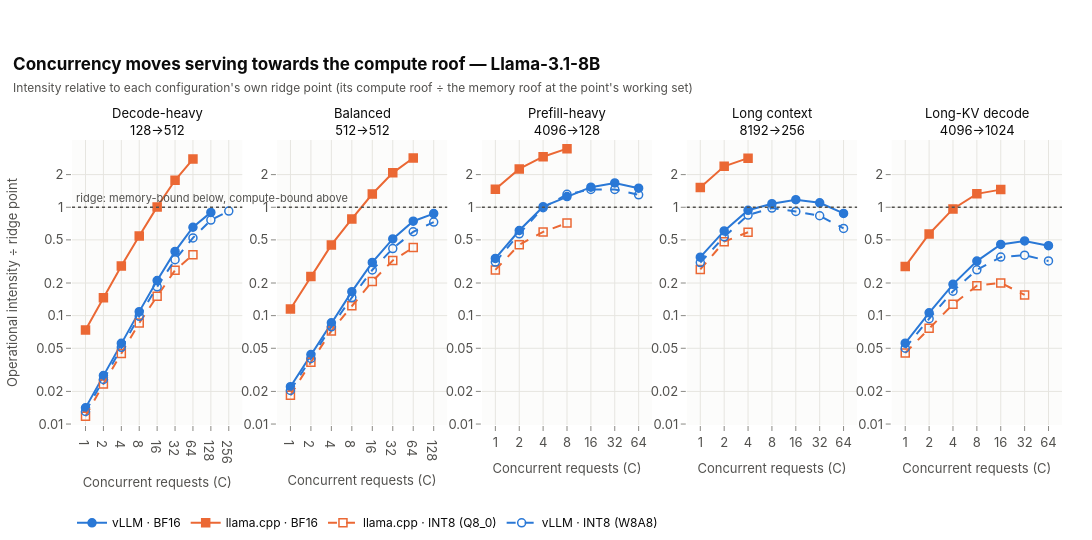

This figure's notebook cell:
### Markdown cell above
**Interpretation.** At fixed concurrency, *where the context comes from* decides the placement. A long prompt is
processed as one prefill — a large GEMM over thousands of tokens — so prefill-heavy and long-context shapes start far
to the right (tens of operations per byte at C = 1) and vLLM reaches the ridge with a handful of requests. A
long context that is *decoded over* (4096→1024) is the opposite case: each output token re-reads its whole KV cache,
the intensity grows more slowly with C than in the short-context shapes, and vLLM BF16 never crosses the ridge in
this shape. Between the backends the vertical gap is the story: it is small for single-request decode, already
large for single long prompts, and it opens with concurrency, because llama.cpp's paths flatten while vLLM's keep rising
towards a higher roof (AMX).

## 5. How concurrency moves the points across the ridge

### Code cell
fig = plots.concurrency_lines(pts, plots.Panel("ridge_ratio", "Operational intensity ÷ ridge point", "×", log_y=True,
                                               error=None, share_y=True, fmt=".2f",
                                               reference=(1, "ridge: memory-bound below, compute-bound above")),
                              title=f"Concurrency moves serving towards the compute roof — {registry.model_label(MODEL)}",
                              subtitle="Intensity relative to each configuration's own ridge point (its compute roof ÷ the "
                                       "memory roof at the point's working set)")
fig.show()
export_figure(fig, "ridge_ratio_vs_concurrency", source=NOTEBOOK,
              caption="Operational intensity divided by each configuration's ridge point vs concurrency (8B); above 1 = compute-bound side.")
kv = pts[(pts["workload"] == "kvdecode") & (pts["backend"] == "vllm")]
kvlast = kv.loc[kv.groupby("configuration_id")["concurrency"].idxmax()].set_index("configuration_id")
late = pts[(pts["backend"] == "vllm") & pts["workload"].isin(["longctx", "kvdecode"]) & (pts["concurrency"] >= 16)]
share = late.pivot_table(index=["configuration_id", "workload"], columns="concurrency", values="bw_utilization")
show("vLLM share of the memory roof from C = 16 to the highest C, long-context shapes: " + "; ".join(
    f"{registry.configuration_label(c)} {registry.workload_label(w, short=True)} "
    f"{pct(r.dropna().iloc[0], signed=False)} → {pct(r.dropna().iloc[-1], signed=False)}" for (c, w), r in share.iterrows()) + ".")
show("Long-KV decode at the highest C: " + "; ".join(
    f"{registry.configuration_label(c)} C = {kvlast.loc[c, 'concurrency']}: working set "
    f"{num(kvlast.loc[c, 'working_set_gib_model'])} GiB, memory roof {num(kvlast.loc[c, 'memory_roof_gbs'])} GB/s, "
    f"intensity ÷ ridge {kvlast.loc[c, 'ridge_ratio']:.2f}, share of memory roof "
    f"{pct(kvlast.loc[c, 'bw_utilization'], signed=False)}" for c in kvlast.index) + ".")

### Figure 1 — Plotly figure (JSON) as saved in the notebook; plotly's stock layout.template omitted (floating-point values rounded to 4 significant figures)
{"data": [{"customdata": [[null, 3.0], [null, 3.0], [null, 3.0], [null, 3.0], [null, 3.0], [null, 3.0], [null, 3.0], [null, 3.0]], "hovertemplate": "<b>vLLM · BF16</b><br>C = %{x}<br>Operational intensity ÷ ridge point: %{y:.2f} ×<br>repetitions: %{customdata[1]}<extra></extra>", "legendgroup": "vllm_bf16", "line": {"color": "#2a78d6", "dash": "solid", "width": 2.0}, "marker": {"color": "#2a78d6", "line": {"color": "#2a78d6", "width": 1.5}, "size": 8, "symbol": "circle"}, "mode": "lines+markers", "name": "vLLM · BF16", "showlegend": true, "type": "scatter", "x": [1, 2, 4, 8, 16, 32, 64, 128], "xaxis": "x", "y": [0.0141, 0.02799, 0.05549, 0.1089, 0.2107, 0.3912, 0.6538, 0.8965], "yaxis": "y"}, {"customdata": [[null, 3.0], [null, 3.0], [null, 3.0], [null, 3.0], [null, 3.0], [null, 3.0], [null, 3.0]], "hovertemplate": "<b>llama.cpp · BF16</b><br>C = %{x}<br>Operational intensity ÷ ridge point: %{y:.2f} ×<br>repetitions: %{customdata[1]}<extra></extra>", "legendgroup": "llama_cpp_bf16", "line": {"color": "#eb6834", "dash": "solid", "width": 2.0}, "marker": {"color": "#eb6834", "line": {"color": "#eb6834", "width": 1.5}, "size": 8, "symbol": "square"}, "mode": "lines+markers", "name": "llama.cpp · BF16", "showlegend": true, "type": "scatter", "x": [1, 2, 4, 8, 16, 32, 64], "xaxis": "x", "y": [0.07375, 0.1463, 0.2866, 0.5432, 1.008, 1.773, 2.786], "yaxis": "y"}, {"customdata": [[null, 3.0], [null, 3.0], [null, 3.0], [null, 3.0], [null, 3.0], [null, 3.0], [null, 3.0]], "hovertemplate": "<b>llama.cpp · INT8 (Q8_0)</b><br>C = %{x}<br>Operational intensity ÷ ridge point: %{y:.2f} ×<br>repetitions: %{customdata[1]}<extra></extra>", "legendgroup": "llama_cpp_int8", "line": {"color": "#eb6834", "dash": "dash", "width": 2.0}, "marker": {"color": "#eb6834", "line": {"color": "#eb6834", "width": 1.5}, "size": 8, "symbol": "square-open"}, "mode": "lines+markers", "name": "llama.cpp · INT8 (Q8_0)", "showlegend": true, "type": "scatter", "x": [1, 2, 4, 8, 16, 32, 64], "xaxis": "x", "y": [0.01178, 0.02338, 0.04486, 0.08534, 0.1509, 0.2625, 0.3644], "yaxis": "y"}, {"customdata": [[null, 3.0], [null, 3.0], [null, 3.0], [null, 3.0], [null, 3.0], [null, 3.0], [null, 3.0], [null, 3.0], [null, 3.0]], "hovertemplate": "<b>vLLM · INT8 (W8A8)</b><br>C = %{x}<br>Operational intensity ÷ ridge point: %{y:.2f} ×<br>repetitions: %{customdata[1]}<extra></extra>", "legendgroup": "vllm_int8", "line": {"color": "#2a78d6", "dash": "dash", "width": 2.0}, "marker": {"color": "#2a78d6", "line": {"color": "#2a78d6", "width": 1.5}, "size": 8, "symbol": "circle-open"}, "mode": "lines+markers", "name": "vLLM · INT8 (W8A8)", "showlegend": true, "type": "scatter", "x": [1, 2, 4, 8, 16, 32, 64, 128, 256], "xaxis": "x", "y": [0.01305, 0.02581, 0.05102, 0.09861, 0.1846, 0.3283, 0.5213, 0.7607, 0.923], "yaxis": "y"}, {"customdata": [[null, 3.0], [null, 3.0], [null, 3.0], [null, 3.0], [null, 3.0], [null, 3.0], [null, 3.0], [null, 3.0]], "hovertemplate": "<b>vLLM · BF16</b><br>C = %{x}<br>Operational intensity ÷ ridge point: %{y:.2f} ×<br>repetitions: %{customdata[1]}<extra></extra>", "legendgroup": "vllm_bf16", "line": {"color": "#2a78d6", "dash": "solid", "width": 2.0}, "marker": {"color": "#2a78d6", "line": {"color": "#2a78d6", "width": 1.5}, "size": 8, "symbol": "circle"}, "mode": "lines+markers", "name": "vLLM · BF16", "showlegend": false, "type": "scatter", "x": [1, 2, 4, 8, 16, 32, 64, 128], "xaxis": "x2", "y": [0.02212, 0.04374, 0.08592, 0.1664, 0.3097, 0.5102, 0.7436, 0.874], "yaxis": "y2"}, {"customdata": [[null, 3.0], [null, 3.0], [null, 3.0], [null, 3.0], [null, 3.0], [null, 3.0], [null, 3.0]], "hovertemplate": "<b>llama.cpp · BF16</b><br>C = %{x}<br>Operational intensity ÷ ridge point: %{y:.2f} ×<br>repetitions: %{customdata[1]}<extra></extra>", "legendgroup": "llama_cpp_bf16", "line": {"color": "#eb6834", "dash": "solid", "width": 2.0}, "marker": {"color": "#eb6834", "line": {"color": "#eb6834", "width": 1.5}, "size": 8, "symbol": "square"}, "mode": "lines+markers", "name": "llama.cpp · BF16", "showlegend": false, "type": "scatter", "x": [1, 2, 4, 8, 16, 32, 64], "xaxis": "x2", "y": [0.1153, 0.2291, 0.4491, 0.7799, 1.324, 2.077, 2.846], "yaxis": "y2"}, {"customdata": [[null, 3.0], [null, 3.0], [null, 3.0], [null, 3.0], [null, 3.0], [null, 3.0], [null, 3.0]], "hovertemplate": "<b>llama.cpp · INT8 (Q8_0)</b><br>C = %{x}<br>Operational intensity ÷ ridge point: %{y:.2f} ×<br>repetitions: %{customdata[1]}<extra></extra>", "legendgroup": "llama_cpp_int8", "line": {"color": "#eb6834", "dash": "dash", "width": 2.0}, "marker": {"color": "#eb6834", "line": {"color": "#eb6834", "width": 1.5}, "size": 8, "symbol": "square-open"}, "mode": "lines+markers", "name": "llama.cpp · INT8 (Q8_0)", "showlegend": false, "type": "scatter", "x": [1, 2, 4, 8, 16, 32, 64], "xaxis": "x2", "y": [0.01839, 0.03711, 0.07232, 0.1231, 0.207, 0.3225, 0.425], "yaxis": "y2"}, {"customdata": [[null, 3.0], [null, 3.0], [null, 3.0], [null, 3.0], [null, 3.0], [null, 3.0], [null, 3.0], [null, 3.0]], "hovertemplate": "<b>vLLM · INT8 (W8A8)</b><br>C = %{x}<br>Operational intensity ÷ ridge point: %{y:.2f} ×<br>repetitions: %{customdata[1]}<extra></extra>", "legendgroup": "vllm_int8", "line": {"color": "#2a78d6", "dash": "dash", "width": 2.0}, "marker": {"color": "#2a78d6", "line": {"color": "#2a78d6", "width": 1.5}, "size": 8, "symbol": "circle-open"}, "mode": "lines+markers", "name": "vLLM · INT8 (W8A8)", "showlegend": false, "type": "scatter", "x": [1, 2, 4, 8, 16, 32, 64, 128], "xaxis": "x2", "y": [0.02044, 0.04024, 0.07891, 0.1469, 0.2639, 0.416, 0.5942, 0.7302], "yaxis": "y2"}, {"customdata": [[null, 3.0], [null, 3.0], [null, 3.0], [null, 3.0], [null, 3.0], [null, 3.0], [null, 3.0]], "hovertemplate": "<b>vLLM · BF16</b><br>C = %{x}<br>Operational intensity ÷ ridge point: %{y:.2f} ×<br>repetitions: %{customdata[1]}<extra></extra>", "legendgroup": "vllm_bf16", "line": {"color": "#2a78d6", "dash": "solid", "width": 2.0}, "marker": {"color": "#2a78d6", "line": {"color": "#2a78d6", "width": 1.5}, "size": 8, "symbol": "circle"}, "mode": "lines+markers", "name": "vLLM · BF16", "showlegend": false, "type": "scatter", "x": [1, 2, 4, 8, 16, 32, 64], "xaxis": "x3", "y": [0.3373, 0.6101, 1.012, 1.256, 1.532, 1.676, 1.498], "yaxis": "y3"}, {"customdata": [[null, 3.0], [null, 3.0], [null, 3.0], [null, 3.0]], "hovertemplate": "<b>llama.cpp · BF16</b><br>C = %{x}<br>Operational intensity ÷ ridge point: %{y:.2f} ×<br>repetitions: %{customdata[1]}<extra></extra>", "legendgroup": "llama_cpp_bf16", "line": {"color": "#eb6834", "dash": "solid", "width": 2.0}, "marker": {"color": "#eb6834", "line": {"color": "#eb6834", "width": 1.5}, "size": 8, "symbol": "square"}, "mode": "lines+markers", "name": "llama.cpp · BF16", "showlegend": false, "type": "scatter", "x": [1, 2, 4, 8], "xaxis": "x3", "y": [1.466, 2.257, 2.926, 3.471], "yaxis": "y3"}, {"customdata": [[null, 3.0], [null, 3.0], [null, 3.0], [null, 3.0]], "hovertemplate": "<b>llama.cpp · INT8 (Q8_0)</b><br>C = %{x}<br>Operational intensity ÷ ridge point: %{y:.2f} ×<br>repetitions: %{customdata[1]}<extra></extra>", "legendgroup": "llama_cpp_int8", "line": {"color": "#eb6834", "dash": "dash", "width": 2.0}, "marker": {"color": "#eb6834", "line": {"color": "#eb6834", "width": 1.5}, "size": 8, "symbol": "square-open"}, "mode": "lines+markers", "name": "llama.cpp · INT8 (Q8_0)", "showlegend": false, "type": "scatter", "x": [1, 2, 4, 8], "xaxis": "x3", "y": [0.2642, 0.4516, 0.592, 0.7148], "yaxis": "y3"}, {"customdata": [[null, 3.0], [null, 3.0], [null, 3.0], [null, 3.0], [null, 3.0], [null, 3.0], [null, 3.0]], "hovertemplate": "<b>vLLM · INT8 (W8A8)</b><br>C = %{x}<br>Operational intensity ÷ ridge point: %{y:.2f} ×<br>repetitions: %{customdata[1]}<extra></extra>", "legendgroup": "vllm_int8", "line": {"color": "#2a78d6", "dash": "dash", "width": 2.0}, "marker": {"color": "#2a78d6", "line": {"color": "#2a78d6", "width": 1.5}, "size": 8, "symbol": "circle-open"}, "mode": "lines+markers", "name": "vLLM · INT8 (W8A8)", "showlegend": false, "type": "scatter", "x": [1, 2, 4, 8, 16, 32, 64], "xaxis": "x3", "y": [0.3121, 0.5682, 0.9895, 1.316, 1.459, 1.46, 1.303], "yaxis": "y3"}, {"customdata": [[null, 3.0], [null, 3.0], [null, 3.0], [null, 3.0], [null, 3.0], [null, 3.0], [null, 3.0]], "hovertemplate": "<b>vLLM · BF16</b><br>C = %{x}<br>Operational intensity ÷ ridge point: %{y:.2f} ×<br>repetitions: %{customdata[1]}<extra></extra>", "legendgroup": "vllm_bf16", "line": {"color": "#2a78d6", "dash": "solid", "width": 2.0}, "marker": {"color": "#2a78d6", "line": {"color": "#2a78d6", "width": 1.5}, "size": 8, "symbol": "circle"}, "mode": "lines+markers", "name": "vLLM · BF16", "showlegend": false, "type": "scatter", "x": [1, 2, 4, 8, 16, 32, 64], "xaxis": "x4", "y": [0.3461, 0.6048, 0.9379, 1.079, 1.174, 1.099, 0.8766], "yaxis": "y4"}, {"customdata": [[null, 3.0], [null, 3.0], [null, 3.0]], "hovertemplate": "<b>llama.cpp · BF16</b><br>C = %{x}<br>Operational intensity ÷ ridge point: %{y:.2f} ×<br>repetitions: %{customdata[1]}<extra></extra>", "legendgroup": "llama_cpp_bf16", "line": {"color": "#eb6834", "dash": "solid", "width": 2.0}, "marker": {"color": "#eb6834", "line": {"color": "#eb6834", "width": 1.5}, "size": 8, "symbol": "square"}, "mode": "lines+markers", "name": "llama.cpp · BF16", "showlegend": false, "type": "scatter", "x": [1, 2, 4], "xaxis": "x4", "y": [1.52, 2.383, 2.837], "yaxis": "y4"}, {"customdata": [[null, 3.0], [null, 3.0], [null, 3.0]], "hovertemplate": "<b>llama.cpp · INT8 (Q8_0)</b><br>C = %{x}<br>Operational intensity ÷ ridge point: %{y:.2f} ×<br>repetitions: %{customdata[1]}<extra></extra>", "legendgroup": "llama_cpp_int8", "line": {"color": "#eb6834", "dash": "dash", "width": 2.0}, "marker": {"color": "#eb6834", "line": {"color": "#eb6834", "width": 1.5}, "size": 8, "symbol": "square-open"}, "mode": "lines+markers", "name": "llama.cpp · INT8 (Q8_0)", "showlegend": false, "type": "scatter", "x": [1, 2, 4], "xaxis": "x4", "y": [0.2667, 0.4813, 0.5881], "yaxis": "y4"}, {"customdata": [[null, 3.0], [null, 3.0], [null, 3.0], [null, 3.0], [null, 3.0], [null, 3.0], [null, 3.0]], "hovertemplate": "<b>vLLM · INT8 (W8A8)</b><br>C = %{x}<br>Operational intensity ÷ ridge point: %{y:.2f} ×<br>repetitions: %{customdata[1]}<extra></extra>", "legendgroup": "vllm_int8", "line": {"color": "#2a78d6", "dash": "dash", "width": 2.0}, "marker": {"color": "#2a78d6", "line": {"color": "#2a78d6", "width": 1.5}, "size": 8, "symbol": "circle-open"}, "mode": "lines+markers", "name": "vLLM · INT8 (W8A8)", "showlegend": false, "type": "scatter", "x": [1, 2, 4, 8, 16, 32, 64], "xaxis": "x4", "y": [0.3089, 0.5331, 0.8474, 0.9823, 0.9145, 0.835, 0.6381], "yaxis": "y4"}, {"customdata": [[null, 3.0], [null, 3.0], [null, 3.0], [null, 3.0], [null, 3.0], [null, 3.0], [null, 3.0]], "hovertemplate": "<b>vLLM · BF16</b><br>C = %{x}<br>Operational intensity ÷ ridge point: %{y:.2f} ×<br>repetitions: %{customdata[1]}<extra></extra>", "legendgroup": "vllm_bf16", "line": {"color": "#2a78d6", "dash": "solid", "width": 2.0}, "marker": {"color": "#2a78d6", "line": {"color": "#2a78d6", "width": 1.5}, "size": 8, "symbol": "circle"}, "mode": "lines+markers", "name": "vLLM · BF16", "showlegend": false, "type": "scatter", "x": [1, 2, 4, 8, 16, 32, 64], "xaxis": "x5", "y": [0.05568, 0.1061, 0.1945, 0.3185, 0.4536, 0.4887, 0.442], "yaxis": "y5"}, {"customdata": [[null, 3.0], [null, 3.0], [null, 3.0], [null, 3.0], [null, 3.0]], "hovertemplate": "<b>llama.cpp · BF16</b><br>C = %{x}<br>Operational intensity ÷ ridge point: %{y:.2f} ×<br>repetitions: %{customdata[1]}<extra></extra>", "legendgroup": "llama_cpp_bf16", "line": {"color": "#eb6834", "dash": "solid", "width": 2.0}, "marker": {"color": "#eb6834", "line": {"color": "#eb6834", "width": 1.5}, "size": 8, "symbol": "square"}, "mode": "lines+markers", "name": "llama.cpp · BF16", "showlegend": false, "type": "scatter", "x": [1, 2, 4, 8, 16], "xaxis": "x5", "y": [0.2845, 0.5665, 0.9651, 1.329, 1.455], "yaxis": "y5"}, {"customdata": [[null, 3.0], [null, 3.0], [null, 3.0], [null, 3.0], [null, 3.0], [null, 3.0]], "hovertemplate": "<b>llama.cpp · INT8 (Q8_0)</b><br>C = %{x}<br>Operational intensity ÷ ridge point: %{y:.2f} ×<br>repetitions: %{customdata[1]}<extra></extra>", "legendgroup": "llama_cpp_int8", "line": {"color": "#eb6834", "dash": "dash", "width": 2.0}, "marker": {"color": "#eb6834", "line": {"color": "#eb6834", "width": 1.5}, "size": 8, "symbol": "square-open"}, "mode": "lines+markers", "name": "llama.cpp · INT8 (Q8_0)", "showlegend": false, "type": "scatter", "x": [1, 2, 4, 8, 16, 32], "xaxis": "x5", "y": [0.04522, 0.07633, 0.1275, 0.1887, 0.2006, 0.1553], "yaxis": "y5"}, {"customdata": [[null, 3.0], [null, 3.0], [null, 3.0], [null, 3.0], [null, 3.0], [null, 3.0], [null, 3.0]], "hovertemplate": "<b>vLLM · INT8 (W8A8)</b><br>C = %{x}<br>Operational intensity ÷ ridge point: %{y:.2f} ×<br>repetitions: %{customdata[1]}<extra></extra>", "legendgroup": "vllm_int8", "line": {"color": "#2a78d6", "dash": "dash", "width": 2.0}, "marker": {"color": "#2a78d6", "line": {"color": "#2a78d6", "width": 1.5}, "size": 8, "symbol": "circle-open"}, "mode": "lines+markers", "name": "vLLM · INT8 (W8A8)", "showlegend": false, "type": "scatter", "x": [1, 2, 4, 8, 16, 32, 64], "xaxis": "x5", "y": [0.05005, 0.09365, 0.1682, 0.2649, 0.3467, 0.3609, 0.3197], "yaxis": "y5"}], "layout": {"annotations": [{"font": {"color": "#0b0b0b", "size": 13}, "showarrow": false, "text": "Decode-heavy<br>128→512", "x": 0.086, "xanchor": "center", "xref": "paper", "y": 1.0, "yanchor": "bottom", "yref": "paper"}, {"font": {"color": "#0b0b0b", "size": 13}, "showarrow": false, "text": "Balanced<br>512→512", "x": 0.293, "xanchor": "center", "xref": "paper", "y": 1.0, "yanchor": "bottom", "yref": "paper"}, {"font": {"color": "#0b0b0b", "size": 13}, "showarrow": false, "text": "Prefill-heavy<br>4096→128", "x": 0.5, "xanchor": "center", "xref": "paper", "y": 1.0, "yanchor": "bottom", "yref": "paper"}, {"font": {"color": "#0b0b0b", "size": 13}, "showarrow": false, "text": "Long context<br>8192→256", "x": 0.707, "xanchor": "center", "xref": "paper", "y": 1.0, "yanchor": "bottom", "yref": "paper"}, {"font": {"color": "#0b0b0b", "size": 13}, "showarrow": false, "text": "Long-KV decode<br>4096→1024", "x": 0.914, "xanchor": "center", "xref": "paper", "y": 1.0, "yanchor": "bottom", "yref": "paper"}, {"font": {"color": "#52514e", "size": 11}, "showarrow": false, "text": "ridge: memory-bound below, compute-bound above", "x": 0.01, "xanchor": "left", "xref": "x domain", "y": 0.0, "yanchor": "bottom", "yref": "y"}], "height": 540, "shapes": [{"line": {"color": "#52514e", "dash": "dot", "width": 1.3}, "type": "line", "x0": 0, "x1": 1, "xref": "x domain", "y0": 1, "y1": 1, "yref": "y"}, {"line": {"color": "#52514e", "dash": "dot", "width": 1.3}, "type": "line", "x0": 0, "x1": 1, "xref": "x2 domain", "y0": 1, "y1": 1, "yref": "y2"}, {"line": {"color": "#52514e", "dash": "dot", "width": 1.3}, "type": "line", "x0": 0, "x1": 1, "xref": "x3 domain", "y0": 1, "y1": 1, "yref": "y3"}, {"line": {"color": "#52514e", "dash": "dot", "width": 1.3}, "type": "line", "x0": 0, "x1": 1, "xref": "x4 domain", "y0": 1, "y1": 1, "yref": "y4"}, {"line": {"color": "#52514e", "dash": "dot", "width": 1.3}, "type": "line", "x0": 0, "x1": 1, "xref": "x5 domain", "y0": 1, "y1": 1, "yref": "y5"}], "title": {"text": "<b>Concurrency moves serving towards the compute roof — Llama-3.1-8B</b><br><span style='font-size:12px;color:#52514e'>Intensity relative to each configuration's own ridge point (its compute roof ÷ the memory roof at the point's working set)</span>"}, "width": 1100, "xaxis": {"anchor": "y", "domain": [0.0, 0.172], "ticktext": ["1", "2", "4", "8", "16", "32", "64", "128", "256"], "tickvals": [1, 2, 4, 8, 16, 32, 64, 128, 256], "title": {"text": "Concurrent requests (C)"}, "type": "log"}, "xaxis2": {"anchor": "y2", "domain": [0.207, 0.379], "ticktext": ["1", "2", "4", "8", "16", "32", "64", "128", "256"], "tickvals": [1, 2, 4, 8, 16, 32, 64, 128, 256], "title": {"text": "Concurrent requests (C)"}, "type": "log"}, "xaxis3": {"anchor": "y3", "domain": [0.414, 0.586], "ticktext": ["1", "2", "4", "8", "16", "32", "64", "128", "256"], "tickvals": [1, 2, 4, 8, 16, 32, 64, 128, 256], "title": {"text": "Concurrent requests (C)"}, "type": "log"}, "xaxis4": {"anchor": "y4", "domain": [0.621, 0.793], "ticktext": ["1", "2", "4", "8", "16", "32", "64", "128", "256"], "tickvals": [1, 2, 4, 8, 16, 32, 64, 128, 256], "title": {"text": "Concurrent requests (C)"}, "type": "log"}, "xaxis5": {"anchor": "y5", "domain": [0.828, 1.0], "ticktext": ["1", "2", "4", "8", "16", "32", "64", "128", "256"], "tickvals": [1, 2, 4, 8, 16, 32, 64, 128, 256], "title": {"text": "Concurrent requests (C)"}, "type": "log"}, "yaxis": {"anchor": "x", "domain": [0.0, 1.0], "range": [-2.009, 0.6204], "ticktext": ["0.01", "0.02", "0.05", "0.1", "0.2", "0.5", "1", "2", "5"], "tickvals": [0.01, 0.02, 0.05, 0.1, 0.2, 0.5, 1, 2, 5], "title": {"text": "Operational intensity ÷ ridge point"}, "type": "log"}, "yaxis2": {"anchor": "x2", "domain": [0.0, 1.0], "range": [-2.009, 0.6204], "ticktext": ["0.01", "0.02", "0.05", "0.1", "0.2", "0.5", "1", "2", "5"], "tickvals": [0.01, 0.02, 0.05, 0.1, 0.2, 0.5, 1, 2, 5], "type": "log"}, "yaxis3": {"anchor": "x3", "domain": [0.0, 1.0], "range": [-2.009, 0.6204], "ticktext": ["0.01", "0.02", "0.05", "0.1", "0.2", "0.5", "1", "2", "5"], "tickvals": [0.01, 0.02, 0.05, 0.1, 0.2, 0.5, 1, 2, 5], "type": "log"}, "yaxis4": {"anchor": "x4", "domain": [0.0, 1.0], "range": [-2.009, 0.6204], "ticktext": ["0.01", "0.02", "0.05", "0.1", "0.2", "0.5", "1", "2", "5"], "tickvals": [0.01, 0.02, 0.05, 0.1, 0.2, 0.5, 1, 2, 5], "type": "log"}, "yaxis5": {"anchor": "x5", "domain": [0.0, 1.0], "range": [-2.009, 0.6204], "ticktext": ["0.01", "0.02", "0.05", "0.1", "0.2", "0.5", "1", "2", "5"], "tickvals": [0.01, 0.02, 0.05, 0.1, 0.2, 0.5, 1, 2, 5], "type": "log"}}}
